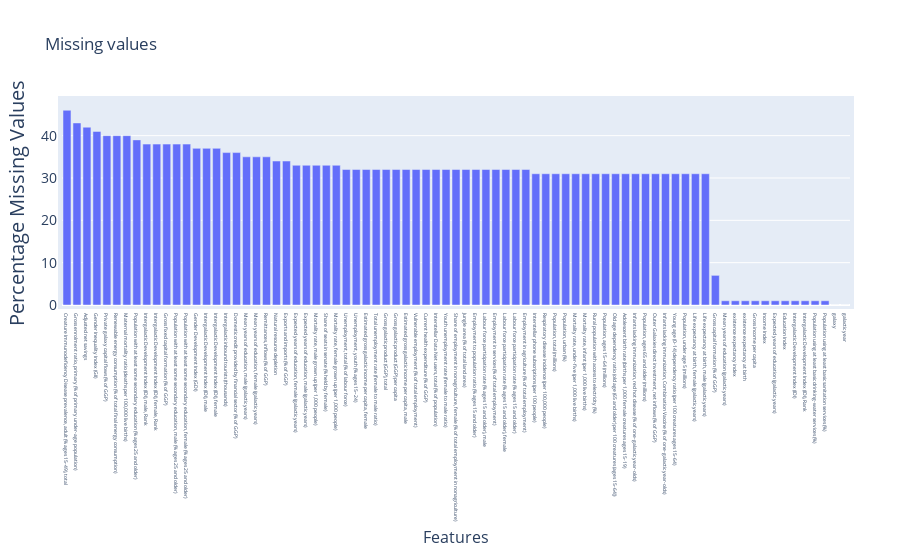

Notebook code cell kept with this figure:
### Code cell
import plotly.graph_objects as go

fig = go.Figure([go.Bar(x=miss_values.index, y=miss_values.iloc[:, 2])])
fig.update_layout(title_text='Missing values',
                  xaxis_tickfont_size=14,
                  xaxis=dict(
                            title='Features',
                            titlefont_size=16,
                            tickfont_size=5),
                  yaxis=dict(
                            title='Percentage Missing Values',
                            titlefont_size=20,
                            tickfont_size=14,
                            ),
                 autosize=True,
                 height=800,
                    margin=dict(
                        l=50,
                        r=50,
                        b=100,
                        t=100,
                        pad=4
                    ))
fig.show()

### Figure 1 — Plotly figure (JSON) as saved in the notebook; plotly's stock layout.template omitted (floating-point values rounded to 4 significant figures)
{"data": [{"type": "bar", "x": ["Creature Immunodeficiency Disease prevalence, adult (% ages 15-49), total", "Gross enrolment ratio, primary (% of primary under-age population)", "Adjusted net savings ", "Gender Inequality Index (GII)", "Private galaxy capital flows (% of GGP)", "Renewable energy consumption (% of total final energy consumption)", "Maternal mortality ratio (deaths per 100,000 live births)", "Population with at least some secondary education (% ages 25 and older)", "Intergalactic Development Index (IDI), male, Rank", "Intergalactic Development Index (IDI), female, Rank", "Gross fixed capital formation (% of GGP)", "Population with at least some secondary education, male (% ages 25 and older)", "Population with at least some secondary education, female (% ages 25 and older)", "Gender Development Index (GDI)", "Intergalactic Development Index (IDI), male", "Intergalactic Development Index (IDI), female", "Intergalactic inbound tourists (thousands)", "Domestic credit provided by financial sector (% of GGP)", "Mean years of education, male (galactic years)", "Mean years of education, female (galactic years)", "Remittances, inflows (% of GGP)", "Natural resource depletion", "Exports and imports (% of GGP)", "Expected years of education, female (galactic years)", "Expected years of education, male (galactic years)", "Mortality rate, male grown up (per 1,000 people)", "Share of seats in senate (% held by female)", "Mortality rate, female grown up (per 1,000 people)", "Unemployment, total (% of labour force)", "Unemployment, youth (% ages 15–24)", "Estimated gross galactic income per capita, female", "Total unemployment rate (female to male ratio)", "Gross galactic product (GGP), total", "Gross galactic product (GGP) per capita", "Estimated gross galactic income per capita, male", "Vulnerable employment (% of total employment)", "Current health expenditure (% of GGP)", "Interstellar Data Net users, total (% of population)", "Youth unemployment rate (female to male ratio)", "Share of employment in nonagriculture, female (% of total employment in nonagriculture)", "Jungle area (% of total land area)", "Employment to population ratio (% ages 15 and older)", "Labour force participation rate (% ages 15 and older), male", "Employment in services (% of total employment)", "Labour force participation rate (% ages 15 and older), female", "Labour force participation rate (% ages 15 and older)", "Employment in agriculture (% of total employment)", "Interstellar phone subscriptions (per 100 people)", "Respiratory disease incidence (per 100,000 people)", "Population, total (millions)", "Population, urban (%)", "Mortality rate, under-five (per 1,000 live births)", "Mortality rate, infant (per 1,000 live births)", "Rural population with access to electricity (%)", "Population, ages 15–64 (millions)", "Old age dependency ratio (old age (65 and older) per 100 creatures (ages 15-64))", "Adolescent birth rate (births per 1,000 female creatures ages 15-19)", "Infants lacking immunization, red hot disease (% of one-galactic year-olds)", "Population, ages 65 and older (millions)", "Outer Galaxies direct investment, net inflows (% of GGP)", "Infants lacking immunization, Combination Vaccine (% of one-galactic year-olds)", "Young age (0-14) dependency ratio (per 100 creatures ages 15-64)", "Population, under age 5 (millions)", "Life expectancy at birth, female (galactic years)", "Life expectancy at birth, male (galactic years)", "Gross capital formation (% of GGP)", "Mean years of education (galactic years)", "existence expectancy index", "existence expectancy at birth", "Gross income per capita", "Income Index", "Expected years of education (galactic years)", "Education Index", "Intergalactic Development Index (IDI)", "Intergalactic Development Index (IDI), Rank", "Population using at least basic drinking-water services (%)", "Population using at least basic sanitation services (%)", "galaxy", "galactic year"], "y": [46, 43, 42, 41, 40, 40, 40, 39, 38, 38, 38, 38, 38, 37, 37, 37, 36, 36, 35, 35, 35, 34, 34, 33, 33, 33, 33, 33, 32, 32, 32, 32, 32, 32, 32, 32, 32, 32, 32, 32, 32, 32, 32, 32, 32, 32, 32, 31, 31, 31, 31, 31, 31, 31, 31, 31, 31, 31, 31, 31, 31, 31, 31, 31, 31, 7.0, 1, 1, 1, 1, 1, 1, 1, 1, 1, 1, 1, 0, 0]}], "layout": {"autosize": true, "margin": {"b": 100, "l": 50, "pad": 4, "r": 50, "t": 100}, "title": {"text": "Missing values"}, "xaxis": {"autorange": true, "range": [-0.5, 78.5], "tickfont": {"size": 5}, "title": {"font": {"size": 16}, "text": "Features"}, "type": "category"}, "yaxis": {"autorange": true, "range": [0, 48.42], "tickfont": {"size": 14}, "title": {"font": {"size": 20}, "text": "Percentage Missing Values"}, "type": "linear"}}}
